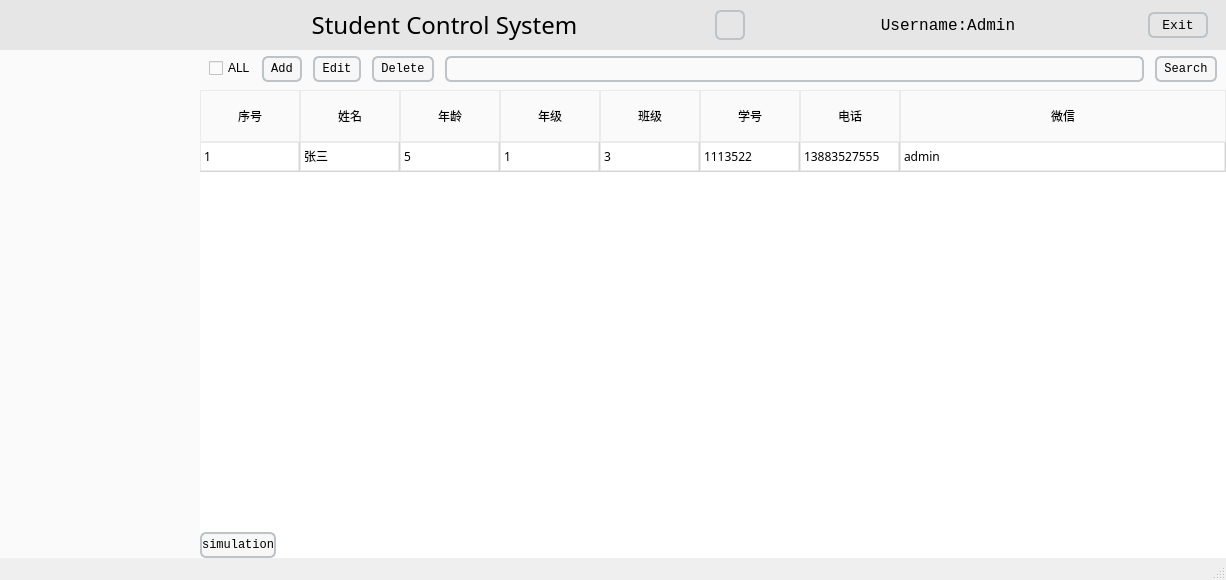
<?xml version="1.0" encoding="UTF-8"?>
<ui version="4.0">
 <class>MainWindow</class>
 <widget class="QMainWindow" name="MainWindow">
  <property name="geometry">
   <rect>
    <x>0</x>
    <y>0</y>
    <width>1226</width>
    <height>580</height>
   </rect>
  </property>
  <property name="minimumSize">
   <size>
    <width>800</width>
    <height>480</height>
   </size>
  </property>
  <property name="windowTitle">
   <string>Student Control System</string>
  </property>
  <property name="windowIcon">
   <iconset resource="res.qrc">
    <normaloff>:/icon.jpg</normaloff>:/icon.jpg</iconset>
  </property>
  <property name="toolTip">
   <string/>
  </property>
  <property name="styleSheet">
   <string notr="true">QWidget#centralwidget{background-color: rgb(255, 255, 255);}</string>
  </property>
  <widget class="QWidget" name="centralwidget">
   <layout class="QGridLayout" name="gridLayout_3">
    <property name="leftMargin">
     <number>0</number>
    </property>
    <property name="topMargin">
     <number>0</number>
    </property>
    <property name="rightMargin">
     <number>0</number>
    </property>
    <property name="bottomMargin">
     <number>0</number>
    </property>
    <property name="spacing">
     <number>0</number>
    </property>
    <item row="1" column="0">
     <widget class="QWidget" name="widget_5" native="true">
      <layout class="QGridLayout" name="gridLayout_7">
       <property name="leftMargin">
        <number>0</number>
       </property>
       <property name="topMargin">
        <number>0</number>
       </property>
       <property name="rightMargin">
        <number>0</number>
       </property>
       <property name="bottomMargin">
        <number>0</number>
       </property>
       <property name="spacing">
        <number>0</number>
       </property>
       <item row="0" column="0" rowspan="2">
        <widget class="QTreeWidget" name="treeWidget">
         <property name="maximumSize">
          <size>
           <width>200</width>
           <height>16777215</height>
          </size>
         </property>
         <property name="font">
          <font>
           <family>Consolas</family>
           <pointsize>10</pointsize>
          </font>
         </property>
         <property name="mouseTracking">
          <bool>false</bool>
         </property>
         <property name="autoFillBackground">
          <bool>false</bool>
         </property>
         <property name="styleSheet">
          <string notr="true">QTreeWidget
{
border:none;

	background-color: rgb(250, 250, 250);
}</string>
         </property>
         <attribute name="headerVisible">
          <bool>false</bool>
         </attribute>
         <column>
          <property name="text">
           <string notr="true">1</string>
          </property>
         </column>
        </widget>
       </item>
       <item row="1" column="1">
        <widget class="QWidget" name="widget_4" native="true">
         <layout class="QGridLayout" name="gridLayout_6">
          <property name="leftMargin">
           <number>0</number>
          </property>
          <property name="topMargin">
           <number>0</number>
          </property>
          <property name="rightMargin">
           <number>0</number>
          </property>
          <property name="bottomMargin">
           <number>0</number>
          </property>
          <property name="spacing">
           <number>0</number>
          </property>
          <item row="0" column="0">
           <widget class="QStackedWidget" name="stackedWidget">
            <property name="styleSheet">
             <string notr="true">background-color: rgb(255, 255, 255);</string>
            </property>
            <property name="currentIndex">
             <number>0</number>
            </property>
            <widget class="QWidget" name="page">
             <layout class="QGridLayout" name="gridLayout_5">
              <property name="leftMargin">
               <number>0</number>
              </property>
              <property name="topMargin">
               <number>0</number>
              </property>
              <property name="rightMargin">
               <number>0</number>
              </property>
              <property name="bottomMargin">
               <number>0</number>
              </property>
              <property name="spacing">
               <number>0</number>
              </property>
              <item row="1" column="0">
               <widget class="QTableWidget" name="tableWidget">
                <property name="font">
                 <font>
                  <family>黑体</family>
                 </font>
                </property>
                <property name="styleSheet">
                 <string notr="true">QTableWidget{
border:0px solid rgb(250, 250, 250);
}

QHeaderView::section{
background-color: rgb(250, 250, 250);
height:50px;
border:1px solid rgb(235, 235, 235);
}

QTableWidget::item
{
border:1px solid rgb(235, 235, 235);
}
</string>
                </property>
                <attribute name="horizontalHeaderStretchLastSection">
                 <bool>true</bool>
                </attribute>
                <attribute name="verticalHeaderVisible">
                 <bool>false</bool>
                </attribute>
                <row>
                 <property name="text">
                  <string>1</string>
                 </property>
                </row>
                <column>
                 <property name="text">
                  <string>序号</string>
                 </property>
                </column>
                <column>
                 <property name="text">
                  <string>姓名</string>
                 </property>
                </column>
                <column>
                 <property name="text">
                  <string>年龄</string>
                 </property>
                </column>
                <column>
                 <property name="text">
                  <string>年级</string>
                 </property>
                </column>
                <column>
                 <property name="text">
                  <string>班级</string>
                 </property>
                </column>
                <column>
                 <property name="text">
                  <string>学号</string>
                 </property>
                </column>
                <column>
                 <property name="text">
                  <string>电话</string>
                 </property>
                </column>
                <column>
                 <property name="text">
                  <string>微信</string>
                 </property>
                </column>
                <item row="0" column="0">
                 <property name="text">
                  <string>1</string>
                 </property>
                </item>
                <item row="0" column="1">
                 <property name="text">
                  <string>张三</string>
                 </property>
                </item>
                <item row="0" column="2">
                 <property name="text">
                  <string>5</string>
                 </property>
                </item>
                <item row="0" column="3">
                 <property name="text">
                  <string>1</string>
                 </property>
                </item>
                <item row="0" column="4">
                 <property name="text">
                  <string>3</string>
                 </property>
                </item>
                <item row="0" column="5">
                 <property name="text">
                  <string>1113522</string>
                 </property>
                </item>
                <item row="0" column="6">
                 <property name="text">
                  <string>13883527555</string>
                 </property>
                </item>
                <item row="0" column="7">
                 <property name="text">
                  <string>admin</string>
                 </property>
                </item>
               </widget>
              </item>
              <item row="0" column="0">
               <widget class="QWidget" name="widget_3" native="true">
                <property name="maximumSize">
                 <size>
                  <width>16777215</width>
                  <height>40</height>
                 </size>
                </property>
                <property name="styleSheet">
                 <string notr="true">QWidget{	background-color: rgb(250, 250, 250);}
QPushButton{border:2px solid #bdc3c7;min-height:22;border-radius:6;}

</string>
                </property>
                <layout class="QGridLayout" name="gridLayout_4">
                 <property name="topMargin">
                  <number>6</number>
                 </property>
                 <property name="bottomMargin">
                  <number>9</number>
                 </property>
                 <item row="0" column="5">
                  <spacer name="horizontalSpacer_5">
                   <property name="orientation">
                    <enum>Qt::Horizontal</enum>
                   </property>
                   <property name="sizeType">
                    <enum>QSizePolicy::Fixed</enum>
                   </property>
                   <property name="sizeHint" stdset="0">
                    <size>
                     <width>5</width>
                     <height>20</height>
                    </size>
                   </property>
                  </spacer>
                 </item>
                 <item row="0" column="9">
                  <widget class="QLineEdit" name="lineEdit">
                   <property name="styleSheet">
                    <string notr="true">QLineEdit{border:2px solid #bdc3c7;min-height:22;border-radius:6;}</string>
                   </property>
                  </widget>
                 </item>
                 <item row="0" column="0">
                  <widget class="QCheckBox" name="checkBox">
                   <property name="text">
                    <string>ALL</string>
                   </property>
                  </widget>
                 </item>
                 <item row="0" column="11">
                  <widget class="QPushButton" name="pushButton">
                   <property name="sizePolicy">
                    <sizepolicy hsizetype="Maximum" vsizetype="Fixed">
                     <horstretch>0</horstretch>
                     <verstretch>0</verstretch>
                    </sizepolicy>
                   </property>
                   <property name="font">
                    <font>
                     <family>Consolas</family>
                    </font>
                   </property>
                   <property name="styleSheet">
                    <string notr="true">

QPushButton{background-color: rgb(247, 247, 247);}

QPushButton:hover{background-color: rgb(238, 238, 238); }

QPushButton:pressed{background-color: rgb(220, 220, 220);}</string>
                   </property>
                   <property name="text">
                    <string> Search </string>
                   </property>
                  </widget>
                 </item>
                 <item row="0" column="10">
                  <spacer name="horizontalSpacer_2">
                   <property name="orientation">
                    <enum>Qt::Horizontal</enum>
                   </property>
                   <property name="sizeType">
                    <enum>QSizePolicy::Fixed</enum>
                   </property>
                   <property name="sizeHint" stdset="0">
                    <size>
                     <width>5</width>
                     <height>20</height>
                    </size>
                   </property>
                  </spacer>
                 </item>
                 <item row="0" column="4">
                  <widget class="QPushButton" name="pushButton_3">
                   <property name="sizePolicy">
                    <sizepolicy hsizetype="Maximum" vsizetype="Fixed">
                     <horstretch>0</horstretch>
                     <verstretch>0</verstretch>
                    </sizepolicy>
                   </property>
                   <property name="font">
                    <font>
                     <family>Consolas</family>
                    </font>
                   </property>
                   <property name="styleSheet">
                    <string notr="true">

QPushButton{background-color: rgb(247, 247, 247);}

QPushButton:hover{background-color: rgb(238, 238, 238); }

QPushButton:pressed{background-color: rgb(220, 220, 220);}</string>
                   </property>
                   <property name="text">
                    <string> Edit </string>
                   </property>
                  </widget>
                 </item>
                 <item row="0" column="8">
                  <spacer name="horizontalSpacer_3">
                   <property name="orientation">
                    <enum>Qt::Horizontal</enum>
                   </property>
                   <property name="sizeType">
                    <enum>QSizePolicy::Fixed</enum>
                   </property>
                   <property name="sizeHint" stdset="0">
                    <size>
                     <width>5</width>
                     <height>20</height>
                    </size>
                   </property>
                  </spacer>
                 </item>
                 <item row="0" column="7">
                  <widget class="QPushButton" name="pushButton_4">
                   <property name="sizePolicy">
                    <sizepolicy hsizetype="Maximum" vsizetype="Fixed">
                     <horstretch>0</horstretch>
                     <verstretch>0</verstretch>
                    </sizepolicy>
                   </property>
                   <property name="font">
                    <font>
                     <family>Consolas</family>
                    </font>
                   </property>
                   <property name="layoutDirection">
                    <enum>Qt::LeftToRight</enum>
                   </property>
                   <property name="styleSheet">
                    <string notr="true">
QPushButton{background-color: rgb(247, 247, 247);}

QPushButton:hover{background-color: rgb(238, 238, 238); }

QPushButton:pressed{background-color: rgb(220, 220, 220);}</string>
                   </property>
                   <property name="text">
                    <string> Delete </string>
                   </property>
                  </widget>
                 </item>
                 <item row="0" column="3">
                  <spacer name="horizontalSpacer_4">
                   <property name="orientation">
                    <enum>Qt::Horizontal</enum>
                   </property>
                   <property name="sizeType">
                    <enum>QSizePolicy::Fixed</enum>
                   </property>
                   <property name="sizeHint" stdset="0">
                    <size>
                     <width>5</width>
                     <height>20</height>
                    </size>
                   </property>
                  </spacer>
                 </item>
                 <item row="0" column="1">
                  <widget class="QPushButton" name="pushButton_2">
                   <property name="sizePolicy">
                    <sizepolicy hsizetype="Maximum" vsizetype="Fixed">
                     <horstretch>0</horstretch>
                     <verstretch>0</verstretch>
                    </sizepolicy>
                   </property>
                   <property name="font">
                    <font>
                     <family>Consolas</family>
                    </font>
                   </property>
                   <property name="styleSheet">
                    <string notr="true">
QPushButton{background-color: rgb(247, 247, 247);}

QPushButton:hover{background-color: rgb(238, 238, 238); }

QPushButton:pressed{background-color: rgb(220, 220, 220);}</string>
                   </property>
                   <property name="text">
                    <string> Add </string>
                   </property>
                  </widget>
                 </item>
                </layout>
               </widget>
              </item>
              <item row="2" column="0">
               <widget class="QPushButton" name="btn_simulation">
                <property name="sizePolicy">
                 <sizepolicy hsizetype="Maximum" vsizetype="Fixed">
                  <horstretch>0</horstretch>
                  <verstretch>0</verstretch>
                 </sizepolicy>
                </property>
                <property name="font">
                 <font>
                  <family>Consolas</family>
                 </font>
                </property>
                <property name="layoutDirection">
                 <enum>Qt::LeftToRight</enum>
                </property>
                <property name="styleSheet">
                 <string notr="true">QPushButton{border:2px solid #bdc3c7;min-height:22;border-radius:6;}

QPushButton{background-color: rgb(247, 247, 247);}

QPushButton:hover{background-color: rgb(238, 238, 238); }

QPushButton:pressed{background-color: rgb(220, 220, 220);}</string>
                </property>
                <property name="text">
                 <string>simulation</string>
                </property>
               </widget>
              </item>
             </layout>
            </widget>
            <widget class="QWidget" name="page_2">
             <layout class="QGridLayout" name="gridLayout_9">
              <property name="leftMargin">
               <number>0</number>
              </property>
              <property name="topMargin">
               <number>0</number>
              </property>
              <property name="rightMargin">
               <number>0</number>
              </property>
              <property name="bottomMargin">
               <number>0</number>
              </property>
              <property name="spacing">
               <number>0</number>
              </property>
              <item row="0" column="0">
               <widget class="QWidget" name="widget_6" native="true">
                <property name="maximumSize">
                 <size>
                  <width>16777215</width>
                  <height>40</height>
                 </size>
                </property>
                <property name="styleSheet">
                 <string notr="true">QWidget{	background-color: rgb(250, 250, 250);}
QPushButton{border:2px solid #bdc3c7;min-height:22;border-radius:6;}</string>
                </property>
                <layout class="QGridLayout" name="gridLayout_8">
                 <property name="topMargin">
                  <number>6</number>
                 </property>
                 <property name="bottomMargin">
                  <number>9</number>
                 </property>
                 <item row="0" column="5">
                  <spacer name="horizontalSpacer_8">
                   <property name="orientation">
                    <enum>Qt::Horizontal</enum>
                   </property>
                   <property name="sizeType">
                    <enum>QSizePolicy::Fixed</enum>
                   </property>
                   <property name="sizeHint" stdset="0">
                    <size>
                     <width>5</width>
                     <height>20</height>
                    </size>
                   </property>
                  </spacer>
                 </item>
                 <item row="0" column="9">
                  <widget class="QLineEdit" name="lineEdit_2">
                   <property name="styleSheet">
                    <string notr="true">QLineEdit{border:2px solid #bdc3c7;min-height:22;border-radius:6;}</string>
                   </property>
                  </widget>
                 </item>
                 <item row="0" column="0">
                  <widget class="QCheckBox" name="checkBox_2">
                   <property name="text">
                    <string>ALL</string>
                   </property>
                  </widget>
                 </item>
                 <item row="0" column="11">
                  <widget class="QPushButton" name="pushButton_5">
                   <property name="sizePolicy">
                    <sizepolicy hsizetype="Maximum" vsizetype="Fixed">
                     <horstretch>0</horstretch>
                     <verstretch>0</verstretch>
                    </sizepolicy>
                   </property>
                   <property name="font">
                    <font>
                     <family>Consolas</family>
                    </font>
                   </property>
                   <property name="styleSheet">
                    <string notr="true">

QPushButton{background-color: rgb(247, 247, 247);}

QPushButton:hover{background-color: rgb(238, 238, 238); }
</string>
                   </property>
                   <property name="text">
                    <string> Search </string>
                   </property>
                  </widget>
                 </item>
                 <item row="0" column="10">
                  <spacer name="horizontalSpacer_9">
                   <property name="orientation">
                    <enum>Qt::Horizontal</enum>
                   </property>
                   <property name="sizeType">
                    <enum>QSizePolicy::Fixed</enum>
                   </property>
                   <property name="sizeHint" stdset="0">
                    <size>
                     <width>5</width>
                     <height>20</height>
                    </size>
                   </property>
                  </spacer>
                 </item>
                 <item row="0" column="4">
                  <widget class="QPushButton" name="pushButton_6">
                   <property name="sizePolicy">
                    <sizepolicy hsizetype="Maximum" vsizetype="Fixed">
                     <horstretch>0</horstretch>
                     <verstretch>0</verstretch>
                    </sizepolicy>
                   </property>
                   <property name="font">
                    <font>
                     <family>Consolas</family>
                    </font>
                   </property>
                   <property name="styleSheet">
                    <string notr="true">

QPushButton{background-color: rgb(247, 247, 247);}

QPushButton:hover{background-color: rgb(238, 238, 238); }
</string>
                   </property>
                   <property name="text">
                    <string> Edit </string>
                   </property>
                  </widget>
                 </item>
                 <item row="0" column="8">
                  <spacer name="horizontalSpacer_10">
                   <property name="orientation">
                    <enum>Qt::Horizontal</enum>
                   </property>
                   <property name="sizeType">
                    <enum>QSizePolicy::Fixed</enum>
                   </property>
                   <property name="sizeHint" stdset="0">
                    <size>
                     <width>5</width>
                     <height>20</height>
                    </size>
                   </property>
                  </spacer>
                 </item>
                 <item row="0" column="7">
                  <widget class="QPushButton" name="pushButton_7">
                   <property name="sizePolicy">
                    <sizepolicy hsizetype="Maximum" vsizetype="Fixed">
                     <horstretch>0</horstretch>
                     <verstretch>0</verstretch>
                    </sizepolicy>
                   </property>
                   <property name="font">
                    <font>
                     <family>Consolas</family>
                    </font>
                   </property>
                   <property name="layoutDirection">
                    <enum>Qt::LeftToRight</enum>
                   </property>
                   <property name="styleSheet">
                    <string notr="true">

QPushButton{background-color: rgb(247, 247, 247);}

QPushButton:hover{background-color: rgb(238, 238, 238); }
</string>
                   </property>
                   <property name="text">
                    <string> Delete </string>
                   </property>
                  </widget>
                 </item>
                 <item row="0" column="3">
                  <spacer name="horizontalSpacer_11">
                   <property name="orientation">
                    <enum>Qt::Horizontal</enum>
                   </property>
                   <property name="sizeType">
                    <enum>QSizePolicy::Fixed</enum>
                   </property>
                   <property name="sizeHint" stdset="0">
                    <size>
                     <width>5</width>
                     <height>20</height>
                    </size>
                   </property>
                  </spacer>
                 </item>
                 <item row="0" column="1">
                  <widget class="QPushButton" name="pushButton_8">
                   <property name="sizePolicy">
                    <sizepolicy hsizetype="Maximum" vsizetype="Fixed">
                     <horstretch>0</horstretch>
                     <verstretch>0</verstretch>
                    </sizepolicy>
                   </property>
                   <property name="font">
                    <font>
                     <family>Consolas</family>
                    </font>
                   </property>
                   <property name="styleSheet">
                    <string notr="true">

QPushButton{background-color: rgb(247, 247, 247);}

QPushButton:hover{background-color: rgb(238, 238, 238); }
</string>
                   </property>
                   <property name="text">
                    <string> Add </string>
                   </property>
                  </widget>
                 </item>
                </layout>
               </widget>
              </item>
              <item row="1" column="0">
               <widget class="QTableWidget" name="tableWidget_2">
                <property name="font">
                 <font>
                  <family>黑体</family>
                  <weight>50</weight>
                  <bold>false</bold>
                 </font>
                </property>
                <property name="styleSheet">
                 <string notr="true">QTableWidget{
border:1px solid rgb(255, 255, 255)
}

QHeaderView::section{
background-color: rgb(250, 250, 250);
height::32px;
border:1px solid rgb(255, 255, 255);

}
</string>
                </property>
                <column>
                 <property name="text">
                  <string>0</string>
                 </property>
                </column>
                <column>
                 <property name="text">
                  <string>1</string>
                 </property>
                </column>
                <column>
                 <property name="text">
                  <string>2</string>
                 </property>
                </column>
               </widget>
              </item>
             </layout>
            </widget>
           </widget>
          </item>
         </layout>
        </widget>
       </item>
      </layout>
     </widget>
    </item>
    <item row="0" column="0">
     <widget class="QWidget" name="widget" native="true">
      <property name="maximumSize">
       <size>
        <width>16777215</width>
        <height>50</height>
       </size>
      </property>
      <property name="styleSheet">
       <string notr="true">background-color: rgb(230, 230, 230);</string>
      </property>
      <layout class="QGridLayout" name="gridLayout_2">
       <item row="0" column="0">
        <spacer name="horizontalSpacer">
         <property name="orientation">
          <enum>Qt::Horizontal</enum>
         </property>
         <property name="sizeType">
          <enum>QSizePolicy::Fixed</enum>
         </property>
         <property name="sizeHint" stdset="0">
          <size>
           <width>180</width>
           <height>38</height>
          </size>
         </property>
        </spacer>
       </item>
       <item row="0" column="1">
        <widget class="QLabel" name="label">
         <property name="sizePolicy">
          <sizepolicy hsizetype="Preferred" vsizetype="Preferred">
           <horstretch>0</horstretch>
           <verstretch>0</verstretch>
          </sizepolicy>
         </property>
         <property name="font">
          <font>
           <family>Forte</family>
           <pointsize>18</pointsize>
          </font>
         </property>
         <property name="toolTip">
          <string/>
         </property>
         <property name="text">
          <string>Student Control System</string>
         </property>
         <property name="alignment">
          <set>Qt::AlignCenter</set>
         </property>
        </widget>
       </item>
       <item row="0" column="2">
        <widget class="QWidget" name="widget_2" native="true">
         <layout class="QGridLayout" name="gridLayout">
          <property name="leftMargin">
           <number>9</number>
          </property>
          <property name="topMargin">
           <number>0</number>
          </property>
          <property name="rightMargin">
           <number>9</number>
          </property>
          <property name="bottomMargin">
           <number>0</number>
          </property>
          <property name="spacing">
           <number>0</number>
          </property>
          <item row="0" column="6">
           <widget class="QPushButton" name="btn_exit">
            <property name="sizePolicy">
             <sizepolicy hsizetype="Maximum" vsizetype="Fixed">
              <horstretch>0</horstretch>
              <verstretch>0</verstretch>
             </sizepolicy>
            </property>
            <property name="maximumSize">
             <size>
              <width>60</width>
              <height>16777215</height>
             </size>
            </property>
            <property name="font">
             <font>
              <family>Consolas</family>
              <pointsize>10</pointsize>
             </font>
            </property>
            <property name="styleSheet">
             <string notr="true">QPushButton{border:2px solid #bdc3c7;min-height:22;border-radius:6;}


QPushButton:hover{background-color: rgb(238, 238, 238); }


QPushButton:pressed{background-color: rgb(220, 220, 220);}</string>
            </property>
            <property name="text">
             <string> Exit </string>
            </property>
           </widget>
          </item>
          <item row="0" column="5">
           <spacer name="horizontalSpacer_7">
            <property name="orientation">
             <enum>Qt::Horizontal</enum>
            </property>
            <property name="sizeType">
             <enum>QSizePolicy::Fixed</enum>
            </property>
            <property name="sizeHint" stdset="0">
             <size>
              <width>10</width>
              <height>20</height>
             </size>
            </property>
           </spacer>
          </item>
          <item row="0" column="2">
           <spacer name="horizontalSpacer_6">
            <property name="orientation">
             <enum>Qt::Horizontal</enum>
            </property>
            <property name="sizeType">
             <enum>QSizePolicy::Fixed</enum>
            </property>
            <property name="sizeHint" stdset="0">
             <size>
              <width>13</width>
              <height>20</height>
             </size>
            </property>
           </spacer>
          </item>
          <item row="0" column="4">
           <widget class="QLabel" name="label_3">
            <property name="font">
             <font>
              <family>Consolas</family>
              <pointsize>12</pointsize>
             </font>
            </property>
            <property name="text">
             <string>Username:Admin</string>
            </property>
            <property name="alignment">
             <set>Qt::AlignCenter</set>
            </property>
           </widget>
          </item>
          <item row="0" column="1">
           <widget class="QLabel" name="label_2">
            <property name="sizePolicy">
             <sizepolicy hsizetype="Fixed" vsizetype="Preferred">
              <horstretch>0</horstretch>
              <verstretch>0</verstretch>
             </sizepolicy>
            </property>
            <property name="minimumSize">
             <size>
              <width>30</width>
              <height>30</height>
             </size>
            </property>
            <property name="maximumSize">
             <size>
              <width>30</width>
              <height>30</height>
             </size>
            </property>
            <property name="font">
             <font>
              <family>Agency FB</family>
             </font>
            </property>
            <property name="layoutDirection">
             <enum>Qt::LeftToRight</enum>
            </property>
            <property name="styleSheet">
             <string notr="true">QLabel{border-image: url(:/user.jpeg);}
QLabel{border:2px solid #bdc3c7;border-radius:6;}</string>
            </property>
            <property name="text">
             <string/>
            </property>
           </widget>
          </item>
         </layout>
        </widget>
       </item>
      </layout>
     </widget>
    </item>
   </layout>
  </widget>
  <widget class="QMenuBar" name="menubar">
   <property name="geometry">
    <rect>
     <x>0</x>
     <y>0</y>
     <width>1226</width>
     <height>26</height>
    </rect>
   </property>
  </widget>
  <widget class="QStatusBar" name="statusbar"/>
 </widget>
 <resources>
  <include location="res.qrc"/>
 </resources>
 <connections/>
</ui>
